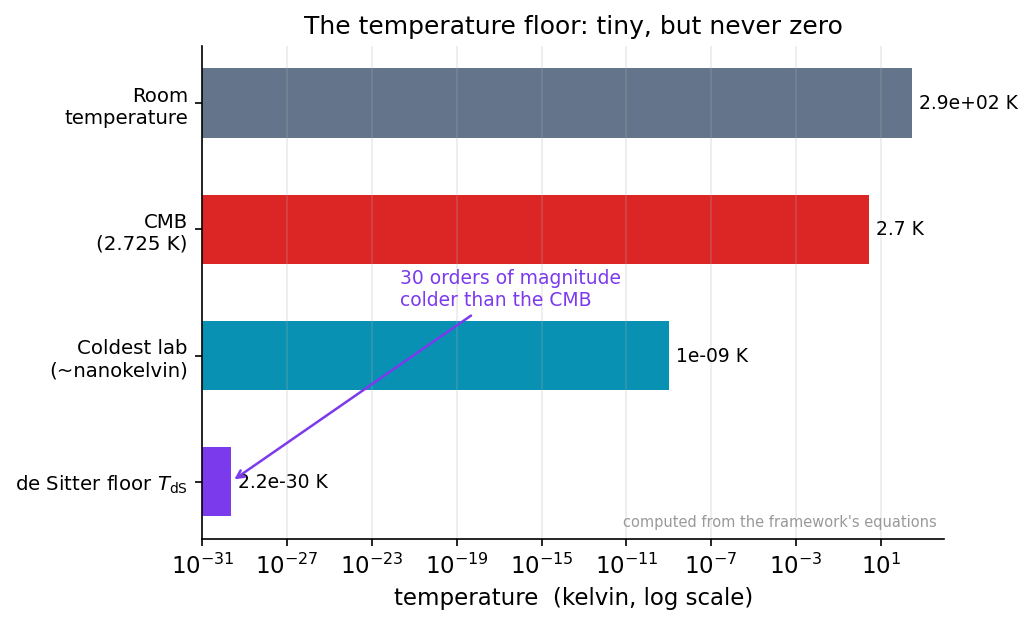

The script that saved this image:
import numpy as np, matplotlib
matplotlib.use("Agg")
import matplotlib.pyplot as plt
plt.rcParams.update({"figure.dpi":150,"savefig.dpi":150,"font.size":11,
    "axes.grid":True,"grid.alpha":0.25,"axes.spines.top":False,"axes.spines.right":False,
    "axes.titlesize":12,"figure.facecolor":"white","axes.facecolor":"white"})
C_FW="#7c3aed"; C_NEWTON="#64748b"; C_MOND="#0891b2"; C_DATA="#dc2626"  # framework / Newton / MOND / data-or-obs

hbar=1.055e-34; kB=1.381e-23
H_L=1.8e-18                       # de Sitter Hubble rate, s^-1 (ch.15 worked example)
T_dS = hbar*H_L/(2*np.pi*kB)      # Gibbons-Hawking temperature ~2.2e-30 K
T_CMB = 2.725                     # K, Planck 2018
T_room = 293.0                    # K
T_lab = 1e-9                      # ~nanokelvin, coldest cold-atom ensembles (illustrative)

labels = ["Room\ntemperature", "CMB\n(2.725 K)", "Coldest lab\n(~nanokelvin)", r"de Sitter floor $T_{\rm dS}$"]
vals   = [T_room, T_CMB, T_lab, T_dS]
colors = [C_NEWTON, C_DATA, C_MOND, C_FW]

fig, ax = plt.subplots(figsize=(7,4.3))
ypos = np.arange(len(vals))[::-1]
ax.barh(ypos, vals, color=colors, height=0.55, log=True)
for y,v in zip(ypos, vals):
    ax.text(v*2.2, y, f"{v:.2g} K", va="center", fontsize=9)
ax.set_yticks(ypos); ax.set_yticklabels(labels, fontsize=9.5)
ax.set_xscale("log")
ax.set_xlim(1e-31, 1e4)
ax.set_xlabel("temperature  (kelvin, log scale)")
ax.set_title("The temperature floor: tiny, but never zero")
ax.grid(axis="y", alpha=0)
gap = np.log10(T_CMB/T_dS)        # ~30 orders of magnitude
ax.annotate(f"{gap:.0f} orders of magnitude\ncolder than the CMB",
            xy=(T_dS, ypos[-1]), xytext=(2e-22, 1.4),
            fontsize=9, color=C_FW,
            arrowprops=dict(arrowstyle="->", color=C_FW, lw=1.2))
ax.text(0.99,0.02,"computed from the framework's equations", transform=ax.transAxes,
        ha="right", va="bottom", fontsize=7, color="0.6")
fig.tight_layout(); fig.savefig("ch15_temperature_floor_scale.png", bbox_inches="tight"); print("ok")
